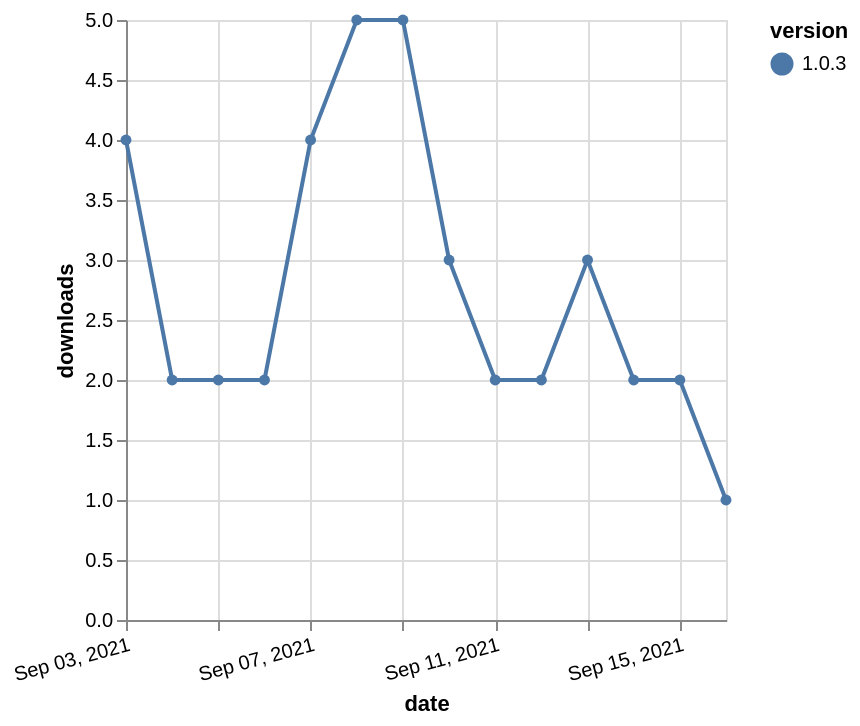

Write the Vega-Lite specification saved for this chart.
### Vega-Lite specification from a JSON file in a GitHub repository (floating-point values rounded to 4 significant figures)
{"$schema": "https://vega.github.io/schema/vega-lite/v5.json", "description": "A simple bar chart with embedded data.", "data": {"values": [{"date": "2021-09-03", "total": 1480, "delta": 4, "version": "1.0.3"}, {"date": "2021-09-04", "total": 1482, "delta": 2, "version": "1.0.3"}, {"date": "2021-09-05", "total": 1484, "delta": 2, "version": "1.0.3"}, {"date": "2021-09-06", "total": 1486, "delta": 2, "version": "1.0.3"}, {"date": "2021-09-07", "total": 1490, "delta": 4, "version": "1.0.3"}, {"date": "2021-09-08", "total": 1495, "delta": 5, "version": "1.0.3"}, {"date": "2021-09-09", "total": 1500, "delta": 5, "version": "1.0.3"}, {"date": "2021-09-10", "total": 1503, "delta": 3, "version": "1.0.3"}, {"date": "2021-09-11", "total": 1505, "delta": 2, "version": "1.0.3"}, {"date": "2021-09-12", "total": 1507, "delta": 2, "version": "1.0.3"}, {"date": "2021-09-13", "total": 1510, "delta": 3, "version": "1.0.3"}, {"date": "2021-09-14", "total": 1512, "delta": 2, "version": "1.0.3"}, {"date": "2021-09-15", "total": 1514, "delta": 2, "version": "1.0.3"}, {"date": "2021-09-16", "total": 1515, "delta": 1, "version": "1.0.3"}]}, "width": "container", "mark": {"type": "line", "point": {"filled": true}}, "encoding": {"x": {"field": "date", "type": "temporal", "timeUnit": "yearmonthdate", "title": "date", "axis": {"labelAngle": -15}}, "y": {"field": "delta", "type": "quantitative", "title": "downloads"}, "color": {"field": "version", "type": "nominal"}, "tooltip": {"field": "delta"}}}
